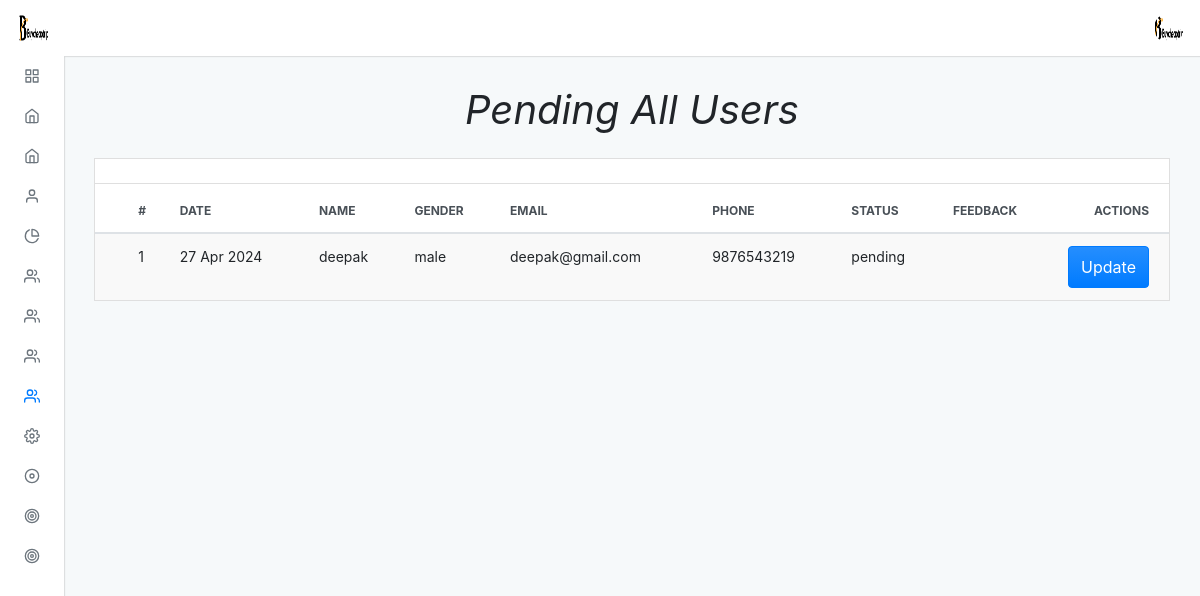
Screenshot of /admin/default/users_pending_all.php (signed in) with the database file from the repository.
### tables this page shows
CREATE TABLE `users` (
  `id` int(11) NOT NULL,
  `name` varchar(100) NOT NULL,
  `gender` varchar(7) NOT NULL,
  `phone` varchar(14) NOT NULL,
  `email` varchar(30) NOT NULL,
  `password` varchar(15) NOT NULL,
  `created_at` varchar(1000) NOT NULL DEFAULT current_timestamp(),
  `delete_at` varchar(255) NOT NULL,
  `status` enum('active','pending','reject','inactive') DEFAULT 'pending',
  `feedback` varchar(250) DEFAULT NULL
);

### admin/default/users_pending_all.php (the view, shortened to what this page needs)
<?php
include "../../connection.php";
?>
<?php $page = "users";
include("./incluede/header.php") ?>
<div class="adminx-content">
    <div class="adminx-main-content">
        <div class="container-fluid">
            <div class="pb-3">
                <h1><b><i> Pending All Users</i></b></h1>
            </div>
            <div class="row">
                <div class="col">
                    <div class="card mb-grid">
                        <div class="card-header d-flex justify-content-between align-items-center">
                        </div>
                        <div class="table-responsive-md">
                            <table class="table table-actions table-striped table-hover mb-0">
                                <thead>
                                    <tr>
                                        <th scope="col">
                                            <label class="custom-control custom-checkbox m-0 p-0">
                                            </label>
                                        </th>
                                        <th scope="col">#</th>
                                        <th scope="col">Date</th>
                                        <th scope="col">Name</th>
                                        <th scope="col">Gender</th>
                                        <th scope="col">Email</th>
                                        <th scope="col">Phone</th>
                                        <th scope="col">Status</th>
                                        <th scope="col">Feedback</th>
                                        <th scope="col">Actions</th>
                                    </tr>
                                </thead>
                                <tbody>
                                    <?php
                                    $query = "SELECT *
                                    FROM users WHERE status='pending' ORDER BY id DESC";
                                    $res = mysqli_query($conn, $query);
                                    $a = 1;
                                    while ($row = mysqli_fetch_assoc($res)) {
                                    ?>
                                        <tr>
                                            <th scope="row">
                                                <label class="custom-control custom-checkbox m-0 p-0">
                                                </label>
                                            </th>
                                            <td><?php echo $a ?></td>
                                            <td><?php echo date('d M Y', strtotime($row['created_at'])) ?></td>
                                            <td><?php echo $row['name'] ?></td>
                                            <td><?php echo $row['gender'] ?></td>
                                            <td><?php echo $row['email'] ?></td>
                                            <td><?php echo $row['phone'] ?></td>
                                            <td ><?php echo $row['status'] ?></td>
                                            <td ><?php echo $row['feedback'] ?></td>
                                            <td>
                                               <a href="users_update?id=<?php echo $row['id']; ?>"><button type="button" class="btn btn-primary waves-effect waves-light add">Update</button></a>
                                            </td>
                                        <?php
                                        ++$a;
                                    }
                                        ?>
                                        <?php include("./incluede/footer.php") ?>

### admin/default/incluede/header.php (shortened to what this page needs)
<!DOCTYPE html>
<html lang="en">
<head>
  <link rel="stylesheet" type="text/css" href="./dist/css/adminx.css" media="screen" />
</head>
<body class=" virat">
  <div class="adminx-container">
    <?php
    $query = "select * from admin_login";
    $result = mysqli_query($conn, $query);
    while ($row = mysqli_fetch_assoc($result)) {
    ?>
      <nav class="navbar navbar-expand justify-content-between fixed-top virat_1">
        <a class="navbar-brand mb-0 h1 d-none d-md-block" href="admin">
          <img src="../upload/<?php echo $row['image']; ?>" class="navbar-brand-image d-inline-block align-top mr-2" class="circle" alt="">
        </a>
        <ul class="navbar-nav d-flex justify-content-end mr-2">
          <li class="nav-item dropdown">
            <a class="nav-link avatar-with-name" id="navbarDropdownMenuLink" data-toggle="dropdown" href="#">
              <img src="../upload/<?php echo $row['image']; ?>" class="d-inline-block align-top" class="rounded" alt="">
            </a>
          </li>
        </ul>
      <?php
    }
      ?>
      </nav>
      <div class="adminx-sidebar expand-hover push">
        <ul class="sidebar-nav">
          <li class="sidebar-nav-item">
            <a href="admin" class="sidebar-nav-link <?php if ($page == 'home') {
                                                      echo 'active';
                                                    } ?>">
              <span class="sidebar-nav-icon">
                <i data-feather="grid"></i>
              </span>
            </a>
          </li>
          <li class="sidebar-nav-item">
            <a class="sidebar-nav-link <?php if ($page == 'thailand') {
                                          echo 'active';
                                        } ?> collapsed" data-toggle="collapse" href="#examplepackage" aria-expanded="false" aria-controls="examplepackage">
              <span class="sidebar-nav-icon">
                <i data-feather="home"></i>
              </span>
            </a>
          </li>
          <li class="sidebar-nav-item">
            <a class="sidebar-nav-link <?php if ($page == 'slider') {
                                          echo 'active';
                                        } ?> collapsed" data-toggle="collapse" href="#example" aria-expanded="false" aria-controls="example">
              <span class="sidebar-nav-icon">
                <i data-feather="home"></i>
              </span>
            </a>
          </li>
          <li class="sidebar-nav-item">
            <a class=" sidebar-nav-link <?php if ($page == 'about') {
                                          echo 'active';
                                        } ?> collapsed" data-toggle="collapse" href="#exampl_a" aria-expanded="false" aria-controls="exampl_a">
              <span class="sidebar-nav-icon">
                <i data-feather="user"></i>
              </span>
            </a>
          </li>
          <li class="sidebar-nav-item">
            <a class=" sidebar-nav-link <?php if ($page == 'our') {
                                          echo 'active';
                                        } ?> collapsed" data-toggle="collapse" href="#examp" aria-expanded="false" aria-controls="examp">
              <span class="sidebar-nav-icon">
                <i data-feather="pie-chart"></i>
              </span>
            </a>
          </li>
          <li class="sidebar-nav-item">
            <a class=" sidebar-nav-link <?php if ($page == 'transport') {
                                          echo 'active';
                                        } ?> collapsed" data-toggle="collapse" href="#exa_team" aria-expanded="false" aria-controls="exa_team">
              <span class="sidebar-nav-icon">
                <i data-feather="users"></i>
              </span>
            </a>
          </li>
          <li class="sidebar-nav-item">
            <a class=" sidebar-nav-link <?php if ($page == 'transport') {
                                          echo 'active';
                                        } ?> collapsed" data-toggle="collapse" href="#exa_team89" aria-expanded="false" aria-controls="exa_team89">
              <span class="sidebar-nav-icon">
                <i data-feather="users"></i>
              </span>
            </a>
          </li>
          <li class="sidebar-nav-item">
            <a class=" sidebar-nav-link <?php if ($page == 'transport') {
                                          echo 'active';
                                        } ?> collapsed" data-toggle="collapse" href="#exa_team99" aria-expanded="false" aria-controls="exa_team99">
              <span class="sidebar-nav-icon">
                <i data-feather="users"></i>
              </span>
            </a>
          </li>
          <li class="sidebar-nav-item">
            <a class=" sidebar-nav-link <?php if ($page == 'users') {
                                          echo 'active';
                                        } ?> collapsed" data-toggle="collapse" href="#exa_team98" aria-expanded="false" aria-controls="exa_team98">
              <span class="sidebar-nav-icon">
                <i data-feather="users"></i>
              </span>
            </a>
          </li>
          <li class="sidebar-nav-item">
            <a class=" sidebar-nav-link <?php if ($page == 'setting') {
                                          echo 'active';
                                        } ?> collapsed" data-toggle="collapse" href="#ex" aria-expanded="false" aria-controls="ex">
              <span class="sidebar-nav-icon">
                <i data-feather="settings"></i>
              </span>
            </a>
            <li class="sidebar-nav-item">
                <a href="../default/users_wallet" class="sidebar-nav-link">
                  <span class="sidebar-nav-abbr">
                    <i data-feather="disc"></i>
                  </span>
                </a>
              </li>
              <li class="sidebar-nav-item">
                <a href="../default/thailand_payment" class="sidebar-nav-link">
                  <span class="sidebar-nav-abbr">
                    <i data-feather="target"></i>
                  </span>
                </a>
              </li>
              <li class="sidebar-nav-item">
                <a href="../default/manage_offer" class="sidebar-nav-link">
                  <span class="sidebar-nav-abbr">
                    <i data-feather="target"></i>
                  </span>
                </a>
              </li>
      </div>

### admin/default/incluede/header.php (style rules this page uses)
.pb-3 { text-align: center; }

### rows the page displays
users: created_at "27 Apr 2024", name "deepak", gender "male", email "deepak@gmail.com", phone "9876543219", status "pending"
